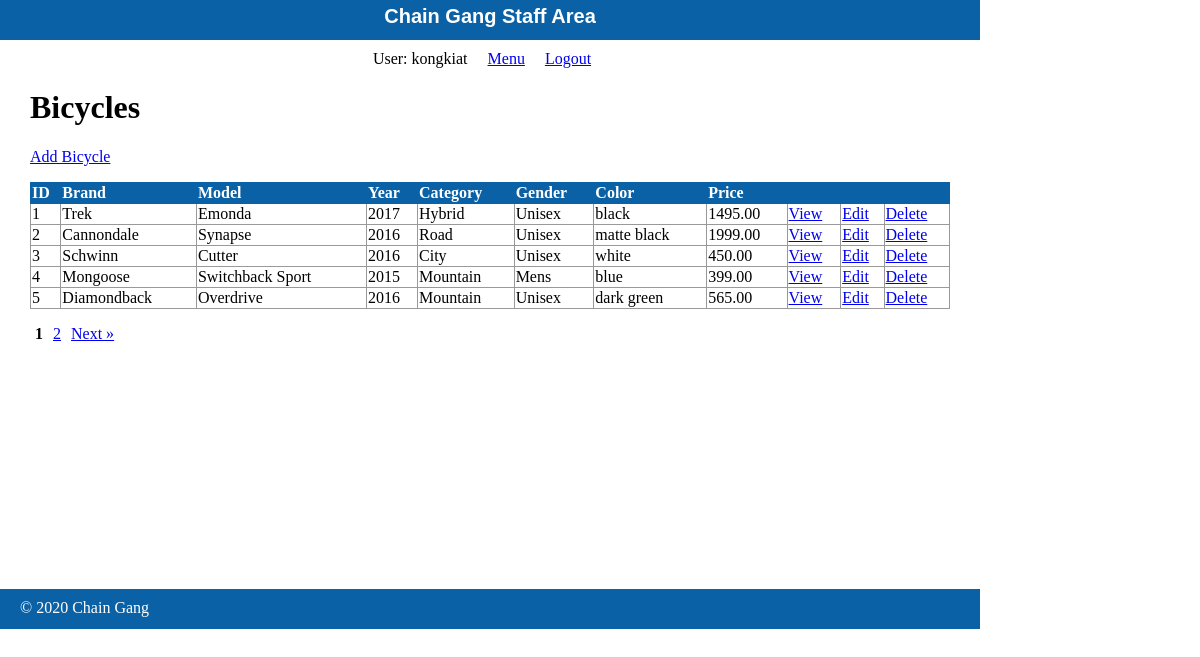
The page /staff/bicycles/index.php (signed in) on the database its author committed.
### tables this page shows
CREATE TABLE `bicycles` (
  `id` int(11) NOT NULL,
  `brand` varchar(255) NOT NULL,
  `model` varchar(255) NOT NULL,
  `year` int(4) NOT NULL,
  `category` varchar(255) NOT NULL,
  `gender` varchar(255) NOT NULL,
  `color` varchar(255) NOT NULL,
  `price` decimal(9,2) NOT NULL,
  `weight_kg` decimal(9,5) NOT NULL,
  `condition_id` tinyint(3) NOT NULL,
  `description` text NOT NULL
);

### private/functions.php (called while the page is built, shortened)
<?php
function url_for($script_path) {
  return WWW_ROOT . $script_path;
}
function u($string="") {
  return urlencode($string);
}
function h($string="") {
  return htmlspecialchars($string);
}
?>

### private/classes/databaseobject.class.php (called while the page is built, shortened)
<?php
class DatabaseObject
{
  static protected $database;
  static protected $table_name;
    static public function set_database($database) {
        self::$database = $database;
    }
    static public function find_by_sql($sql) {
        $result = self::$database->query($sql);
        $object_array = [];
        while($record = $result->fetch_assoc()) {
            $object_array[] = static::instantiate($record);
        }
        return $object_array;
    }
    static public function count_all() {
        $sql = "SELECT COUNT(*) FROM " . static::$table_name;
        $result_set = self::$database->query($sql);
        $row = $result_set->fetch_array();
        return array_shift($row);
    }
    static protected function instantiate($record) {
        $object = new static;
        foreach($record as $property => $value) {
            if(property_exists($object,$property)) {
                $object->$property = $value;
            }
        }
        return $object;
    }
}
?>

### public/staff/bicycles/index.php (the view, shortened to what this page needs)
<?php
$current_page = $_GET['page'] ?? 1;
$per_page = 5;
$total_count = Bicycle::count_all();
$pagination = new Pagination($current_page, $per_page, $total_count);
$sql = "SELECT * FROM bicycles ";
$sql .= "LIMIT {$per_page} ";
$sql .= "OFFSET {$pagination->offset()}";
$bicycles = Bicycle::find_by_sql($sql);
?>
<?php include(SHARED_PATH . '/staff_header.php'); ?>
<div id="content">
  <div class="bicycles listing">
    <h1>Bicycles</h1>
    <div class="actions">
      <a class="action" href="<?php echo url_for('/staff/bicycles/new.php'); ?>">Add Bicycle</a>
    </div>
  	<table class="list">
      <tr>
        <th>ID</th>
        <th>Brand</th>
        <th>Model</th>
        <th>Year</th>
        <th>Category</th>
        <th>Gender</th>
        <th>Color</th>
        <th>Price</th>
        <th>&nbsp;</th>
        <th>&nbsp;</th>
        <th>&nbsp;</th>
      </tr>
      <?php foreach($bicycles as $bicycle) { ?>
        <tr>
          <td><?php echo h($bicycle->id); ?></td>
          <td><?php echo h($bicycle->brand); ?></td>
          <td><?php echo h($bicycle->model); ?></td>
          <td><?php echo h($bicycle->year); ?></td>
          <td><?php echo h($bicycle->category); ?></td>
          <td><?php echo h($bicycle->gender); ?></td>
          <td><?php echo h($bicycle->color); ?></td>
          <td><?php echo h($bicycle->price); ?></td>
          <td><a class="action" href="<?php echo url_for('/staff/bicycles/show.php?id=' . h(u($bicycle->id))); ?>">View</a></td>
          <td><a class="action" href="<?php echo url_for('/staff/bicycles/edit.php?id=' . h(u($bicycle->id))); ?>">Edit</a></td>
          <td><a class="action" href="<?php echo url_for('/staff/bicycles/delete.php?id=' . h(u($bicycle->id))); ?>">Delete</a></td>
    	  </tr>
      <?php } ?>
  	</table>
  </div>
    <?php
    $url = url_for('/staff/bicycles/index.php');
    echo $pagination->page_links($url);
    ?>
</div>
<?php include(SHARED_PATH . '/staff_footer.php'); ?>

### public/stylesheets/staff.css (style rules this page uses)
html { height: 100%; width: 100%; }
body { height: 980px; width: 100%; margin: 0; padding: 0; }
#content { width: 920px; min-height: 500px; padding: 0 30px; }
.actions { margin-bottom: 1em; }
table { border-collapse: collapse; vertical-align: top; }
table.list { width: 100%; }
table.list tr td { border: 1px solid #999999; }
table.list tr th { border: 1px solid #0B61A5; background: #0B61A5; color: white; text-align: left; }

### rows shown on the page
bicycles: id "1", brand "Trek", model "Emonda", year "2017", category "Hybrid", gender "Unisex", color "black", price "1495.00"
bicycles: id "2", brand "Cannondale", model "Synapse", year "2016", category "Road", gender "Unisex", color "matte black", price "1999.00"
bicycles: id "3", brand "Schwinn", model "Cutter", year "2016", category "City", gender "Unisex", color "white", price "450.00"
bicycles: id "4", brand "Mongoose", model "Switchback Sport", year "2015", category "Mountain", gender "Mens", color "blue", price "399.00"
bicycles: id "5", brand "Diamondback", model "Overdrive", year "2016", category "Mountain", gender "Unisex", color "dark green", price "565.00"

### other values the page prints
$session->username "kongkiat"
